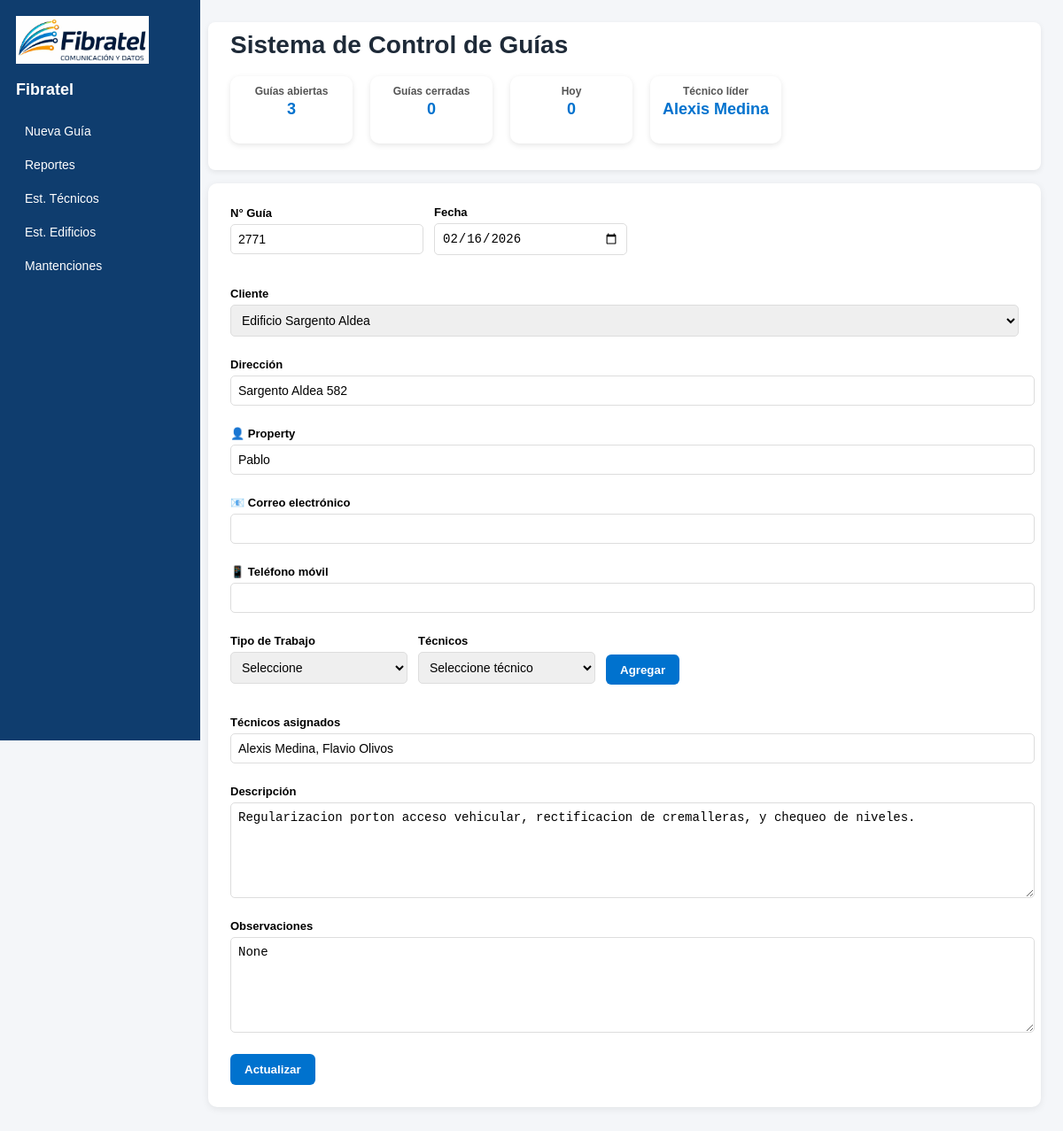
Screenshot of /?editar=2 with the database file from the repository.
### tables this page shows
CREATE TABLE guias (
            id INTEGER PRIMARY KEY AUTOINCREMENT,
            numero_guia INTEGER UNIQUE,
            fecha TEXT,
            cliente_id INTEGER,
            tecnicos TEXT,
            tecnico_firma TEXT,
            descripcion TEXT,
            estado TEXT,
            observaciones TEXT
        , tipo_trabajo TEXT, token_revision TEXT, comentario_property TEXT);

CREATE TABLE clientes (
            id INTEGER PRIMARY KEY AUTOINCREMENT,
            nombre TEXT UNIQUE,
            direccion TEXT,
            property TEXT
        , apellido TEXT, correo_electronico TEXT, telefono_movil TEXT);

### app.py (the view, shortened to what this page needs)
@app.route("/", methods=["GET", "POST"])
def index():
    conn = get_db()
    guia_id = request.args.get("editar")
    guia = None
    if guia_id:
        guia = conn.execute("""
            SELECT g.*,
                   c.nombre as cliente_nombre,
                   c.direccion,
                   c.property
            FROM guias g
            LEFT JOIN clientes c ON g.cliente_id = c.id
            WHERE g.id=?
        """, (guia_id,)).fetchone()
    clientes = conn.execute(
        "SELECT * FROM clientes ORDER BY nombre"
    ).fetchall()
    tecnicos = conn.execute(
        "SELECT * FROM tecnicos ORDER BY nombre"
    ).fetchall()
    ultimo = conn.execute(
        "SELECT MAX(numero_guia) FROM guias"
    ).fetchone()[0]
    proximo_numero = (ultimo + 1) if ultimo else 1
    abiertas = conn.execute(
        "SELECT COUNT(*) FROM guias WHERE estado='ABIERTA'"
    ).fetchone()[0]
    cerradas = conn.execute(
        "SELECT COUNT(*) FROM guias WHERE estado='CERRADA'"
    ).fetchone()[0]
    hoy = conn.execute(
        "SELECT COUNT(*) FROM guias WHERE fecha=?",
        (date.today(),)
    ).fetchone()[0]
    tecnicos_data = conn.execute(
        "SELECT tecnicos FROM guias"
    ).fetchall()
    conteo = {}
    for r in tecnicos_data:
        if not r["tecnicos"]:
            continue
        lista = r["tecnicos"].split(", ")
        for t in lista:
            conteo[t] = conteo.get(t,0)+1
    lider = "-"
    if conteo:
        lider = max(conteo, key=conteo.get)
    conn.close()
    return render_template(
    "index.html",
    fecha=date.today(),
    clientes=clientes,
    tecnicos=tecnicos,
    guia=guia,
    proximo_numero=proximo_numero,
    abiertas=abiertas,
    cerradas=cerradas,
    hoy=hoy,
    lider=lider
)

### app.py (called while the page is built)
def get_db():
    conn = sqlite3.connect(DATABASE)
    conn.row_factory = sqlite3.Row
    return conn

### templates/index.html (shortened to what this page needs)
{% extends "base.html" %}
{% block contenido %}
<div class="header">
<h1 class="titulo-sistema">
Sistema de Control de Guías
</h1>
<div class="dashboard">
<div class="card">
<h3>Guías abiertas</h3>
<p>{{ abiertas }}</p>
</div>
<div class="card">
<h3>Guías cerradas</h3>
<p>{{ cerradas }}</p>
</div>
<div class="card">
<h3>Hoy</h3>
<p>{{ hoy }}</p>
</div>
<div class="card">
<h3>Técnico líder</h3>
<p>{{ lider }}</p>
</div>
</div>
</div>
<div class="form-box">
<form method="POST">
<div class="form-line">
<div class="form-group">
<label>N° Guía</label>
<input type="text"
value="{{ guia.numero_guia if guia else proximo_numero }}"
readonly>
</div>
<div class="form-group">
<label>Fecha</label>
<input type="date"
name="fecha"
value="{{ guia.fecha if guia else fecha }}">
</div>
</div>
<div class="form-group">
<label>Cliente</label>
<select name="cliente_id" id="cliente" onchange="cargarCliente()">
{% for c in clientes %}
<option value="{{ c.id }}"
{% if guia and guia.cliente_id == c.id %}selected{% endif %}>
{{ c.nombre }}
</option>
{% endfor %}
</select>
</div>
<div class="form-group">
<label>Dirección</label>
<input type="text"
id="direccion"
value="{{ guia.direccion if guia else '' }}"
readonly>
</div>
<div class="form-group">
<label>👤 Property</label>
<input type="text"
id="property"
value="{{ guia.property if guia else '' }}"
readonly>
</div>
<div class="form-group">
<label>📧 Correo electrónico</label>
<input type="text"
id="correo_property"
readonly>
</div>
<div class="form-group">
<label>📱 Teléfono móvil</label>
<input type="text"
id="telefono_property"
readonly>
</div>
<div class="form-line">
<div class="form-group">
<label>Tipo de Trabajo</label>
<select name="tipo_trabajo" id="tipo_trabajo" onchange="tipoTrabajo()">
<option value="">Seleccione</option>
</select>
</div>
<div class="form-group">
<label>Técnicos</label>
<select id="tecnico_select">
<option value="">Seleccione técnico</option>
</select>
</div>
<button type="button" onclick="agregarTecnico()">Agregar</button>
</div>
<div class="form-group">
<label>Técnicos asignados</label>
<input type="text"
id="lista_tecnicos"
name="tecnicos"
value="{{ guia.tecnicos if guia else '' }}">
</div>
<div class="form-group">
<label>Descripción</label>
<textarea name="descripcion" id="descripcion">
{{ guia.descripcion if guia else '' }}
</textarea>
</div>
<div class="form-group">
<label>Observaciones</label>
<textarea name="observaciones">
{{ guia.observaciones if guia else '' }}
</textarea>
</div>
<button type="submit">
{% if guia %}
Actualizar
{% else %}
Guardar
{% endif %}
</button>
</form>
</div>
{% endblock %}

### static/style.css (style rules this page uses)
body { margin:0; font-family:Arial,sans-serif; background:#f4f6f9; }
.header { background:white; padding:10px 25px; margin-bottom:15px; border-radius:8px; box-shadow:0 2px 6px rgba(0,0,0,0.08); }
.titulo-sistema { margin-top:0; font-size:28px; font-weight:700; color:#1e2a38; }
.dashboard { display:flex; gap:20px; flex-wrap:wrap; margin-bottom:20px; }
.card { background:white; padding:10px 14px; border-radius:10px; box-shadow:0 2px 6px rgba(0,0,0,0.1); text-align:center; min-width:110px; }
.card h3 { font-size:12px; margin:0; color:#555; }
.card p { font-size:18px; font-weight:bold; margin-top:3px; color:#0072CE; }
.form-box { background:white; padding:25px; border-radius:10px; box-shadow:0 2px 8px rgba(0,0,0,0.08); margin-bottom:25px; }
label { font-size:13px; font-weight:bold; }
input,textarea { padding:8px; margin-top:5px; margin-bottom:12px; width:100%; border:1px solid #ddd; border-radius:5px; font-size:14px; }
select { padding:8px; margin-top:5px; margin-bottom:12px; border:1px solid #ddd; border-radius:5px; font-size:14px; }
textarea { min-height:90px; }
button { background:#0072CE; color:white; border:none; padding:10px 16px; border-radius:6px; cursor:pointer; font-weight:600; }
.form-group { display:flex; flex-direction:column; margin-bottom:12px; }
.form-line { display:flex; gap:12px; align-items:center; flex-wrap:wrap; margin-bottom:12px; }
.form-line label { min-width:90px; }
.form-line select, .form-line input { width:200px; }
.form-line button { height:34px; }

### rows the page displays
guias: numero_guia "2771", fecha "02/16/2026", cliente_id "Edificio Sargento Aldea", tecnicos "Alexis Medina, Flavio Olivos", descripcion "Regularizacion porton acceso vehicular, rectificacion de cremalleras, y chequeo de niveles."
clientes: direccion "Sargento Aldea 582", property "Pablo"

### other values shown
{{ abiertas }} "3"
{{ cerradas }} "0"
{{ hoy }} "0"
{{ lider }} "Alexis Medina"
